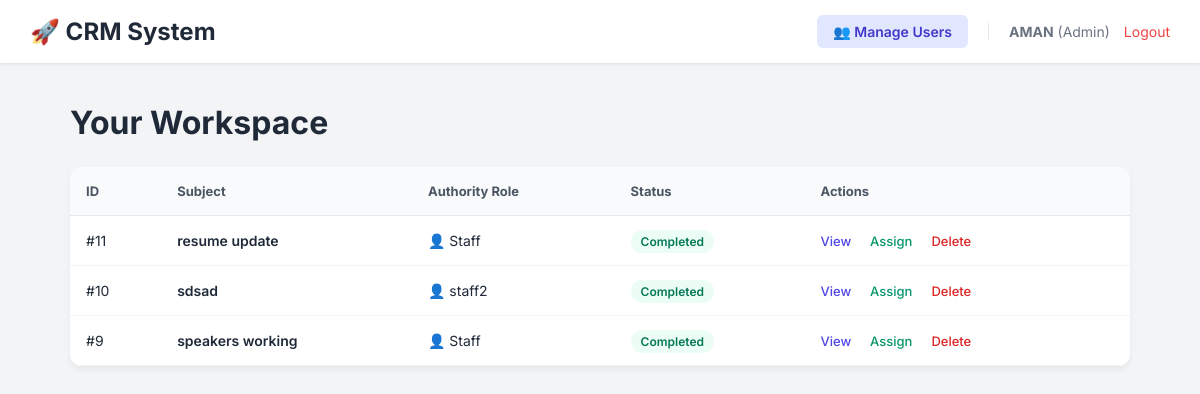
Page /index.php (signed in) on the committed database.
### tables this page shows
CREATE TABLE IF NOT EXISTS `users` (
  `id` int NOT NULL AUTO_INCREMENT,
  `name` varchar(100) NOT NULL,
  `email` varchar(100) NOT NULL,
  `password` varchar(255) NOT NULL,
  `role` varchar(50) DEFAULT 'user',
  `created_at` timestamp NULL DEFAULT CURRENT_TIMESTAMP,
  PRIMARY KEY (`id`),
  UNIQUE KEY `email` (`email`)
);

CREATE TABLE IF NOT EXISTS `tickets` (
  `id` int NOT NULL AUTO_INCREMENT,
  `name` varchar(255) NOT NULL,
  `description` text NOT NULL,
  `status` enum('pending','inprogress','completed','onhold') DEFAULT 'pending',
  `file_path` varchar(255) DEFAULT NULL,
  `created_by` int NOT NULL,
  `assigned_to` int DEFAULT NULL,
  `created_at` timestamp NULL DEFAULT CURRENT_TIMESTAMP,
  `updated_at` timestamp NULL DEFAULT CURRENT_TIMESTAMP ON UPDATE CURRENT_TIMESTAMP,
  `completed_at` timestamp NULL DEFAULT NULL,
  `deleted_at` timestamp NULL DEFAULT NULL,
  `is_deleted` tinyint(1) DEFAULT '0',
  PRIMARY KEY (`id`),
  KEY `created_by` (`created_by`),
  KEY `assigned_to` (`assigned_to`)
);

### index.php (the view, shortened to what this page needs)
<?php
require 'config/db.php';
$user_id = $_SESSION['user_id'];
$role_stmt = $pdo->prepare("SELECT role FROM users WHERE id = ?");
$role_stmt->execute([$user_id]);
$user_role = $role_stmt->fetchColumn();
if ($user_role == 'admin') {
    $sql = "SELECT t.*, u.name as assignee_name
            FROM tickets t
            LEFT JOIN users u ON t.assigned_to = u.id
            WHERE t.is_deleted = 0
            ORDER BY t.created_at DESC";
    $stmt = $pdo->prepare($sql);
    $stmt->execute();
}
$tickets = $stmt->fetchAll();
?>
<!DOCTYPE html>
<html lang="en">
<head>
</head>
<body>
    <div class="navbar">
        <h2>🚀 CRM System</h2>
        <div class="nav-right">
            <?php if($user_role == 'admin'): ?>
                <a href="pages/manage_users.php" class="admin-btn">👥 Manage Users</a>
            <?php endif; ?>
            <div class="user-info">
                <strong><?php echo htmlspecialchars($_SESSION['user_name']); ?></strong> (<?php echo ucfirst($user_role); ?>)
                <a href="auth/logout.php" style="color:#ef4444; margin-left:10px; text-decoration:none;">Logout</a>
            </div>
        </div>
    </div>
    <div class="container">
        <div class="action-bar">
            <h1>Your Workspace</h1>
        </div>
        <div class="card">
            <?php if(count($tickets) > 0): ?>
                <table>
                    <thead>
                        <tr>
                            <th>ID</th>
                            <th>Subject</th>
                            <th>Authority Role</th>
                            <th>Status</th>
                            <th>Actions</th>
                        </tr>
                    </thead>
                    <tbody>
                        <?php foreach ($tickets as $ticket): ?>
                        <tr>
                            <td>#<?php echo $ticket['id']; ?></td>
                            <td style="font-weight: 600;"><?php echo htmlspecialchars($ticket['name']); ?></td>
                            <td>
                                <?php
                                    if($user_role == 'admin') {
                                        echo "👤 " . ($ticket['assignee_name'] ?? "<span style='color:gray'>Unassigned</span>");
                                    } else {
                                        echo $ticket['relation'];
                                    }
                                ?>
                            </td>
                            <td>
                                <span class="badge badge-<?php echo strtolower($ticket['status']); ?>">
                                    <?php echo ucfirst($ticket['status']); ?>
                                </span>
                            </td>
                            <td>
                                <a href="pages/view_ticket.php?id=<?php echo $ticket['id']; ?>" class="action-link" style="color: #4f46e5;">View</a>
                                <?php if($user_role == 'admin'): ?>
                                    <a href="pages/assign_ticket.php?id=<?php echo $ticket['id']; ?>" class="action-link" style="color: #059669;">Assign</a>
                                    <a href="pages/delete_ticket.php?id=<?php echo $ticket['id']; ?>" class="action-link" style="color: #dc2626;" onclick="return confirm('Archive?');">Delete</a>
                                <?php endif; ?>
                            </td>
                        </tr>
                        <?php endforeach; ?>
                    </tbody>
                </table>
            <?php else: ?>
                <div style="padding: 40px; text-align: center; color: #6b7280;">No tickets found.</div>
            <?php endif; ?>
        </div>
    </div>
</body>
</html>

### index.php (style rules this page uses)
* { margin: 0; padding: 0; box-sizing: border-box; }
body { font-family: 'Inter', sans-serif; background-color: #f3f4f6; color: #1f2937; padding-bottom: 50px; }
.navbar { background: #fff; padding: 15px 30px; box-shadow: 0 1px 3px rgba(0,0,0,0.1); display: flex; justify-content: space-between; align-items: center; margin-bottom: 40px; }
.nav-right { display: flex; align-items: center; gap: 20px; }
.user-info { font-size: 14px; color: #6b7280; border-left: 1px solid #e5e7eb; padding-left: 20px; }
.admin-btn { background: #e0e7ff; color: #4338ca; text-decoration: none; padding: 8px 16px; border-radius: 6px; font-weight: 600; font-size: 14px; }
.container { max-width: 1100px; margin: 0 auto; padding: 0 20px; }
.action-bar { display: flex; justify-content: space-between; align-items: center; margin-bottom: 25px; }
.card { background: #fff; border-radius: 12px; box-shadow: 0 4px 6px rgba(0,0,0,0.05); overflow: hidden; }
table { width: 100%; border-collapse: collapse; }
th { background: #f9fafb; text-align: left; padding: 16px; font-size: 13px; color: #4b5563; border-bottom: 1px solid #e5e7eb; }
td { padding: 16px; border-bottom: 1px solid #f3f4f6; font-size: 14px; }
.badge { padding: 4px 10px; border-radius: 99px; font-size: 12px; font-weight: 600; }
.badge-completed { background: #ecfdf5; color: #047857; }
.action-link { text-decoration: none; font-weight: 500; font-size: 13px; margin-right: 15px; }

### rows in the picture
users: role "Admin"
tickets: id "11", name "resume update", users.name "Staff", status "Completed"
tickets: id "10", name "sdsad", users.name "staff2", status "Completed"
tickets: id "9", name "speakers working", users.name "Staff", status "Completed"

### other values in the picture
$_SESSION['user_name'] "AMAN"
